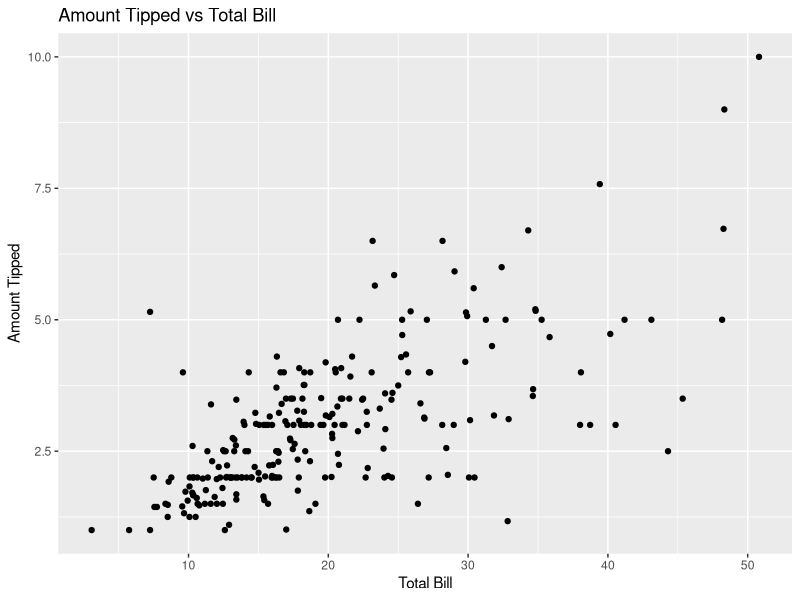
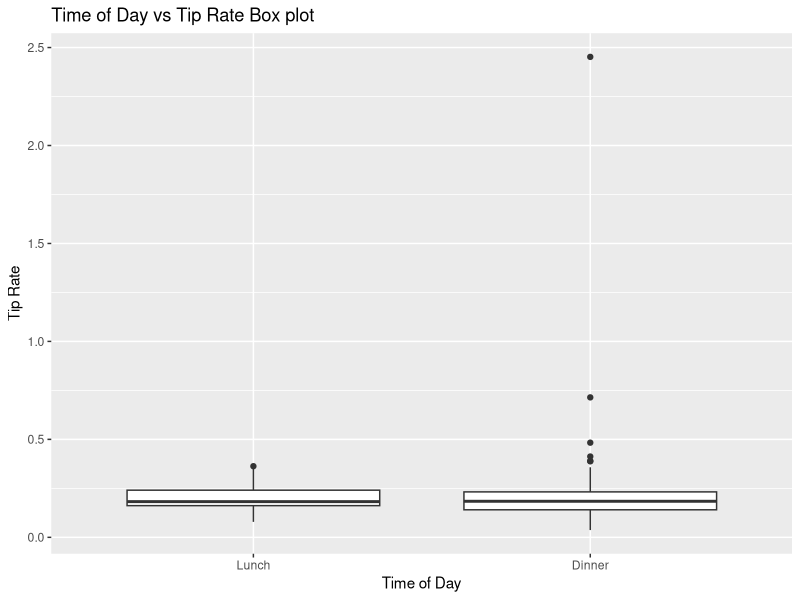
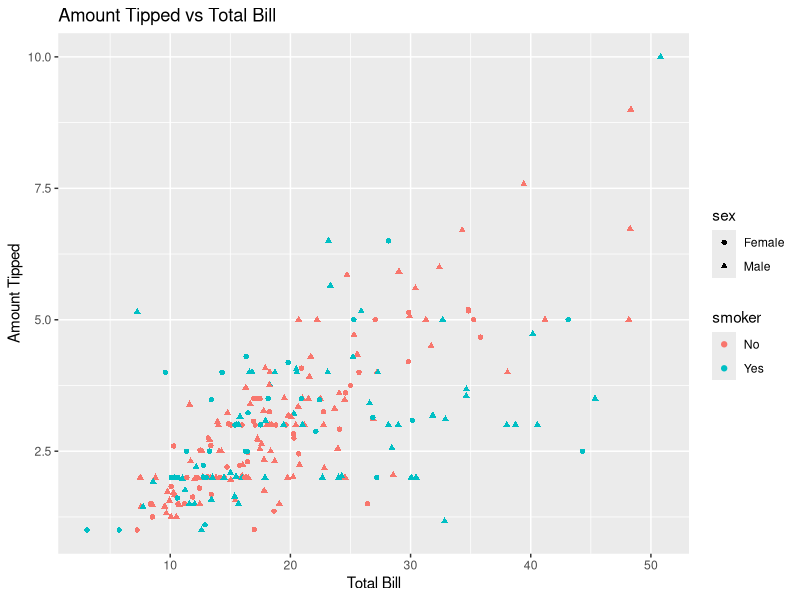
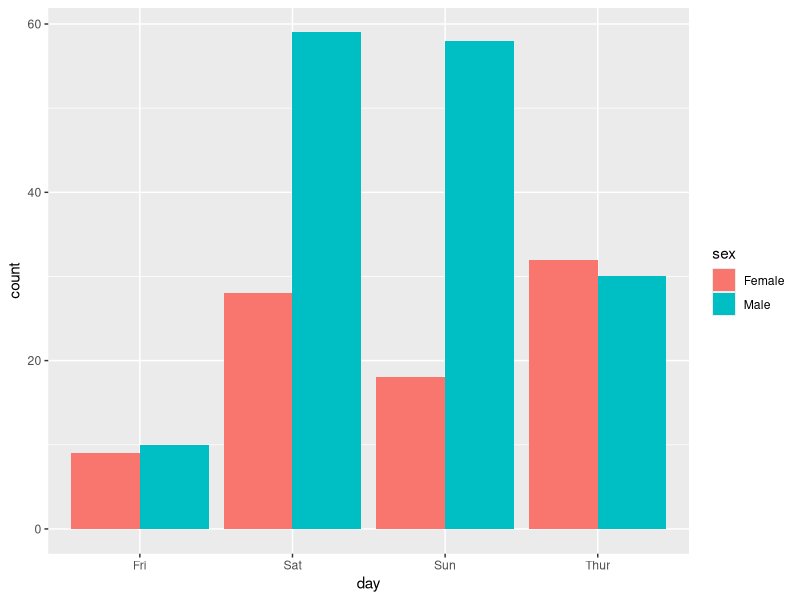

Write R code to recreate these figures, in order.
## ---- chunk 1
if (!require("ggplot2")) {
install.packages("ggplot2")
}

if (!require("reshape2")) {
install.packages("reshape2")
}

data(tips, package = 'reshape2')

## ---- chunk 2
numParty <- length(tips$size)
numParty
## ---- chunk 3
str(tips)
## ---- chunk 4
day <- factor(tips$day,  levels = c('Thur','Fri','Sat','Sun')) #ensures correct factor level order
day
## ---- chunk 5

female5 <- tips[tips$sex == "Female" & tips$size >= 5, ]
female5

## ---- chunk 6
ggplot(data = tips, aes(x = total_bill, y = tip)) + geom_point() + xlab("Total Bill") + ylab("Amount Tipped") + labs(title = "Amount Tipped vs Total Bill")
## ---- chunk 7
tips$tiprate <- tips$tip / (tips$total_bill - tips$tip)

TipRate <- tips$tiprate

mean(TipRate)
## ---- chunk 8
tips$time <- factor(tips$time, levels = c("Lunch","Dinner"))
ggplot(data = tips, aes(x = time, y = tiprate)) + geom_boxplot() + xlab("Time of Day") + ylab("Tip Rate") + labs(title = "Time of Day vs Tip Rate Box plot")
## ---- chunk 9
ggplot(data = tips, aes(x = total_bill, y = tip)) + geom_point(aes(shape = sex, color = smoker)) + xlab("Total Bill") + ylab("Amount Tipped") + labs(title = "Amount Tipped vs Total Bill") 
## ---- chunk 10
ggplot(data = tips, aes(fill=sex, x= day)) + geom_bar(position="dodge")
